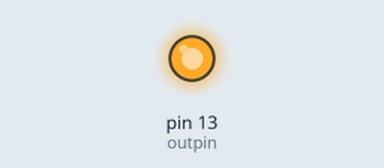
A sketch run on a simulated Arduino Uno, built with avr-gcc and run on an emulated ATmega328P. On the bench: output pins drawn as LEDs (lit = HIGH).

Above: at 2.5 s.
At 7.5 s:
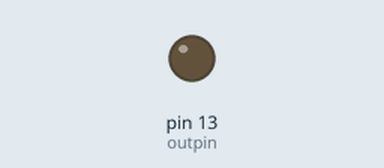
Timing chart, 0 to 13.0 s (numbered marks = the images above):
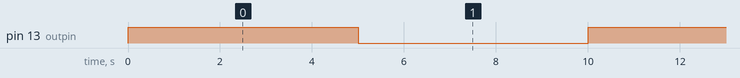

The sketch:

relevador.ino
```cpp
int outpin=13;
void setup() {
  pinMode(outpin,OUTPUT);

}
void loop() {
  digitalWrite(outpin,HIGH);
  delay(5000);
  digitalWrite(outpin,LOW);
  delay(5000);

}
```

Measured:
- by itself, pin 13 (outpin): alternates HIGH for 5.0 s and LOW for 5.0 s
